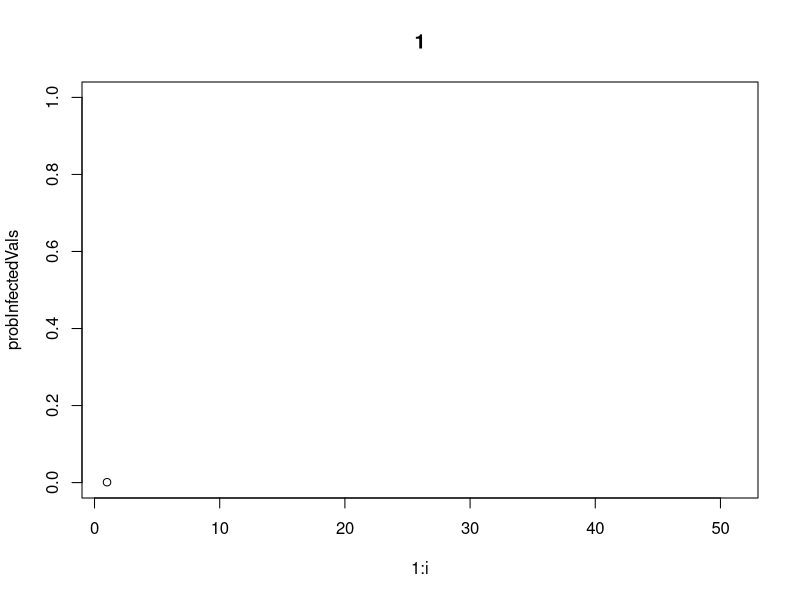
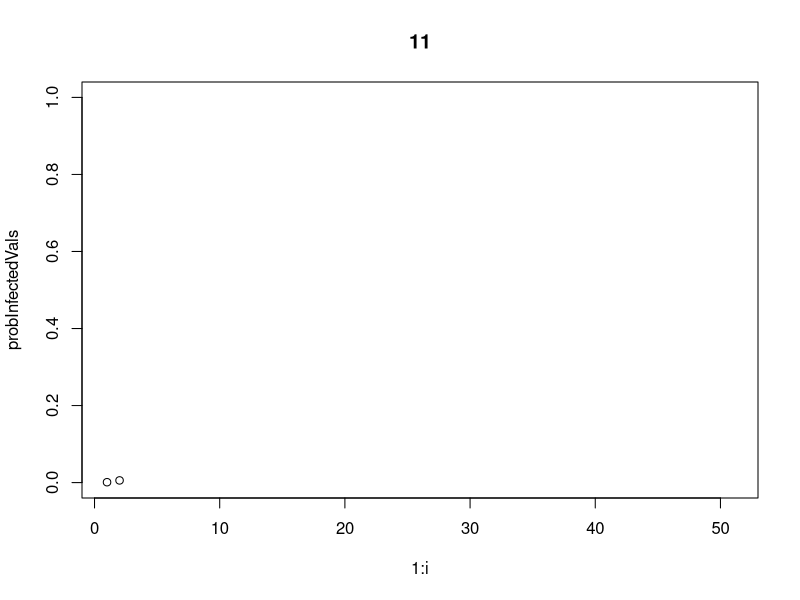
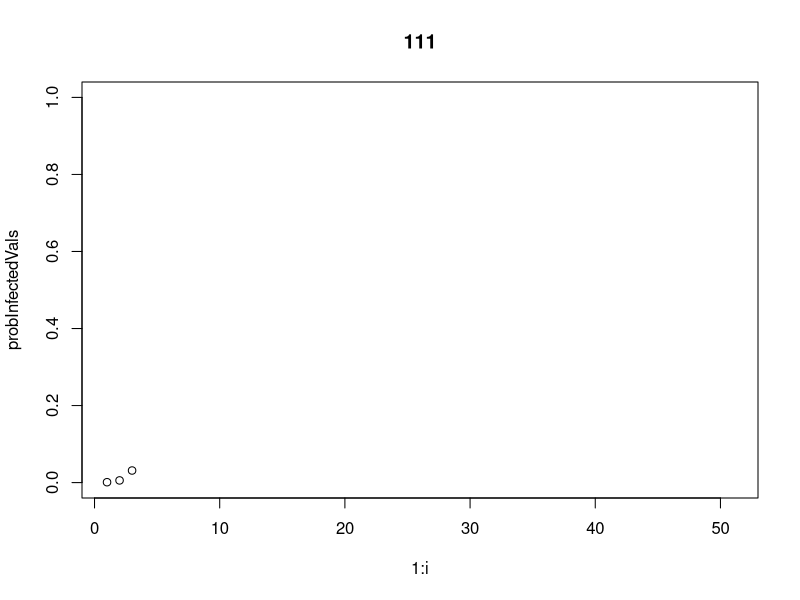
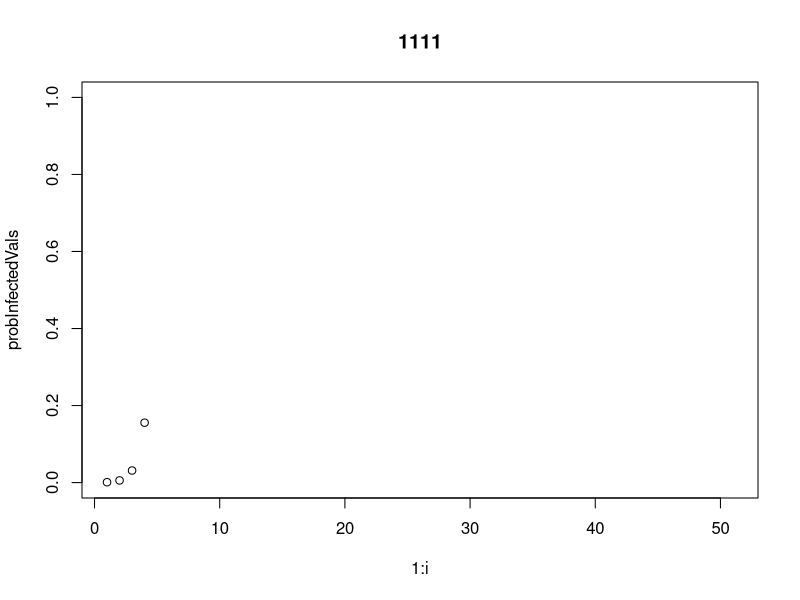
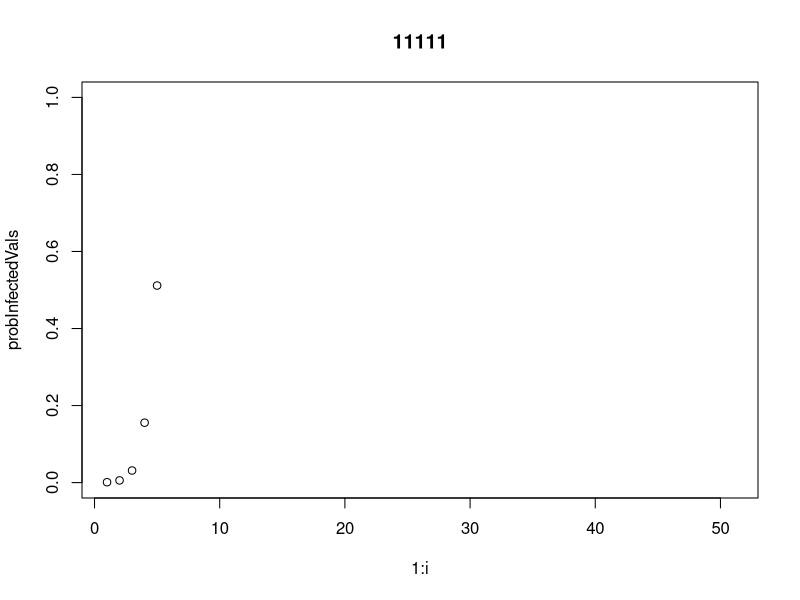
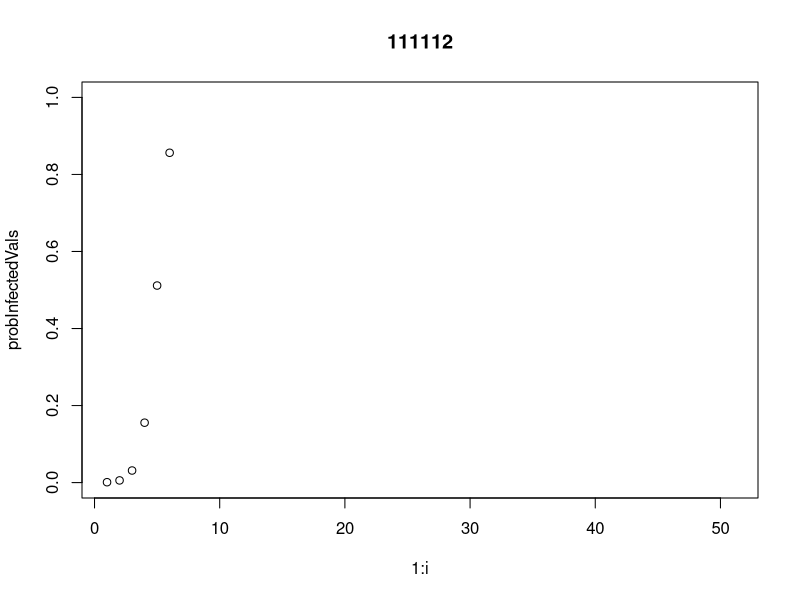
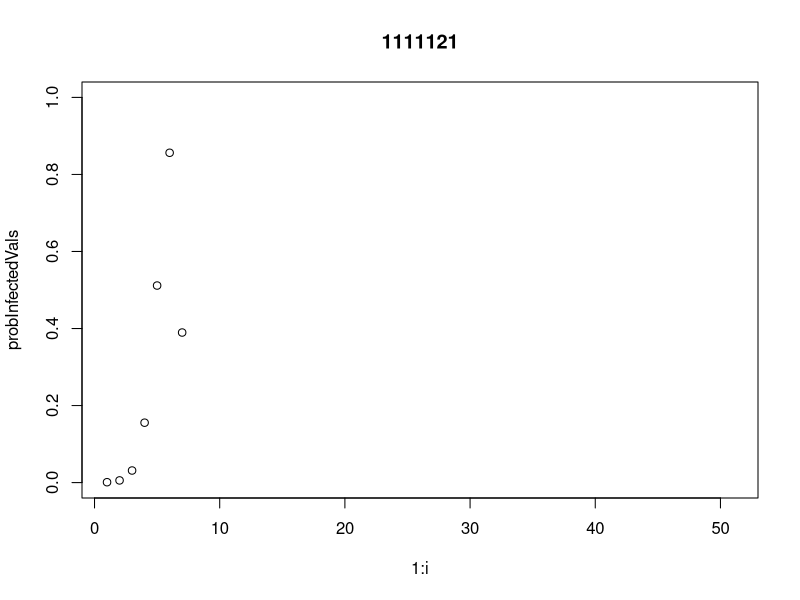
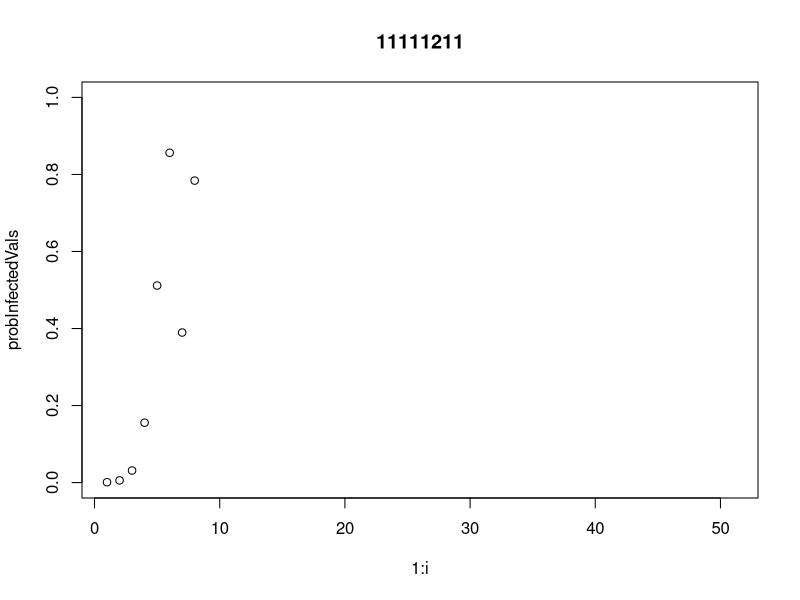

Recreate these plots in R, in order.
#probability of having the disease
#(+|-)
prior <- c(.001,.999)

#(+|-)
infected <- c(.91,.09)
notInfected <- c(.16,.84)


###how many times it needs to be ran?
getData <-  function(likelihood, numPoints)
{
  d <- vector(mode="integer",length=numPoints)
  for(i in 1:numPoints)
  {
      if(runif(1) <= likelihood[1])
      {
        d[i] <- 1
      }
      else
      {
        d[i] <- 2
      }
      
  }
  return(d)
}  

#getData(infected,50)

data <- getData(infected,50)
probInfectedVals <-  vector()
x <- 0
y <- 0
titleStr <- ""
for(i in 1:length(data))
{
  
  probInfectedVals[i] <- prior[1]
  marginal <- prior[1] * infected[data[i]] + prior[2]*notInfected[data[i]]
  
  prior[1] <- prior[1] * infected[data[i]] / marginal
  prior[2] <- prior[2] * notInfected[data[i]] / marginal
  
  titleStr <-  paste(titleStr, data[i], sep="")
  
  
  
  plot(1:i, probInfectedVals, main=titleStr, ylim=c(0,1), xlim=c(1,length(data)+1))
 
}
######################################################part 2
probTruePositive <- .96
probFalsePositive <- .95


# p(positive) , p(negative)
likelihoodGivenCylon <- c( 0.96, 0.04)
likelihoodGivenNotCylon<- c(0.05,.95)

getDataFromLikelihood <- function( likelihood, numPoints) 
{
  d <- vector(mode="integer", length=numPoints);
  
  for( i in 1:numPoints ) 
  {
    if( runif(1) <= likelihood[2] )
    {
      d[i] <- 1;
    }
    else
    {
      d[i] <- 2;
    }
    
  }
  
  return(d)
}

numTests <- 1:20
numSimulationsPerCycle <- 10000

averagePosteriorValue <- c(length=length(numTests))
estimatedPower<- c(length=length(numTests))

for( i in numTests ) 
{
  posteriorValues <- c(length=numSimulationsPerCycle)
  
  for( j in 1:numSimulationsPerCycle  ) 
  {
    # reset our prior each time 
    probCylon <-  c(.001,.999)
    
    data <- getDataFromLikelihood( likelihoodGivenNotCylon, numTests[i])
    
    for( k in 1:length(data))
    {
      denom <- probCylon[1] * likelihoodGivenCylon[data[i]] + probCylon[2] * likelihoodGivenNotCylon[data[k]];
      
      probCylon[1] = probCylon[1] * likelihoodGivenCylon[data[k]] / denom;
      probCylon[2] = probCylon[2] * likelihoodGivenNotCylon[data[k]] / denom;
    }
    
    posteriorValues[j] = probCylon[1]	
  }
  
  averagePosteriorValue[i] = mean(posteriorValues)
  estimatedPower[i] <- sum(posteriorValues >= 1-0.0001  ) / numSimulationsPerCycle 
}


plot(numTests, log10(1-averagePosteriorValue))
lines( numTests, rep(log10(.05),length(numTests)),col="red")


plot( numTests, estimatedPower)

